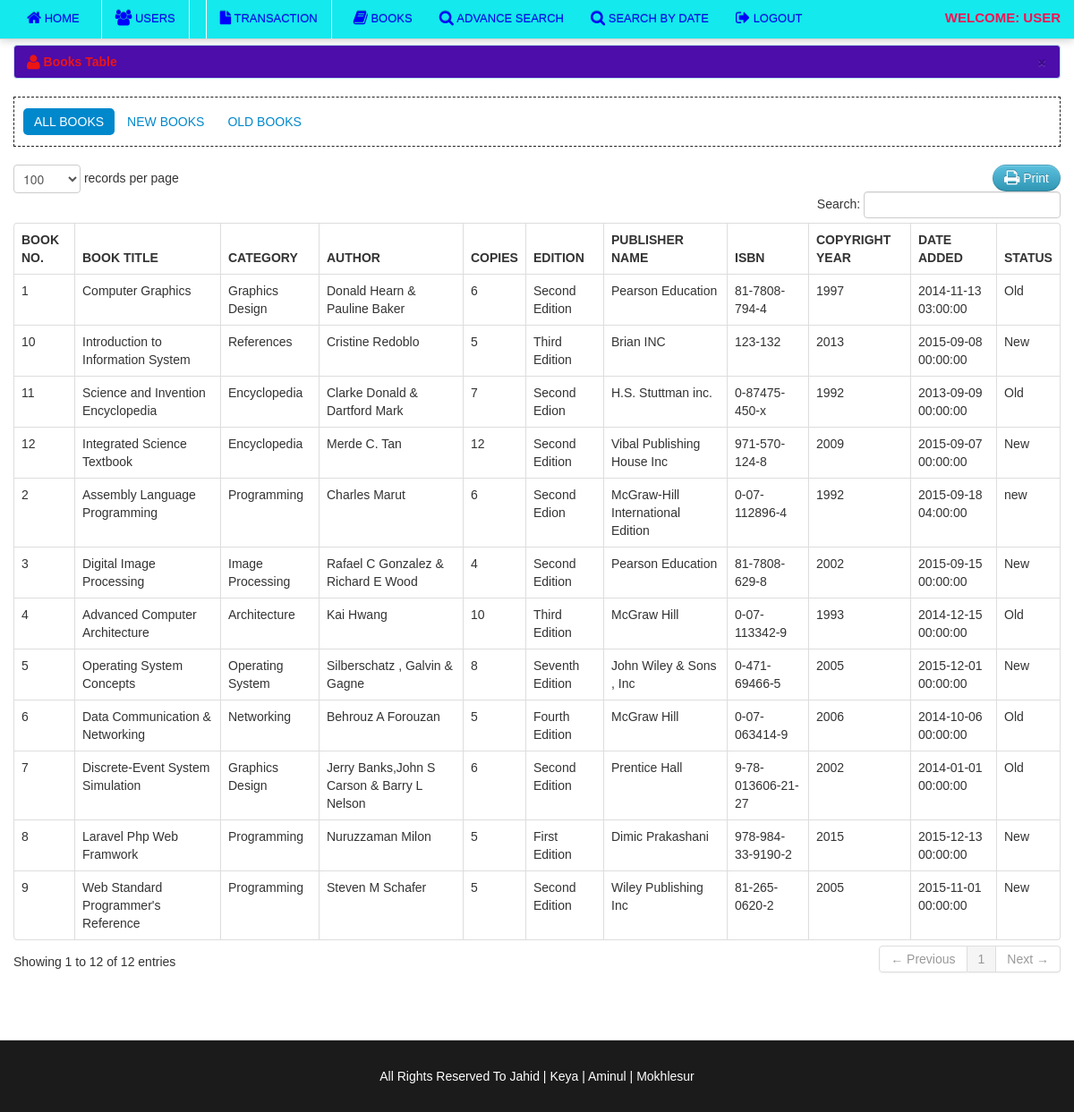
The app's page /member/books.php (signed in) with its own data.
### tables this page shows
CREATE TABLE IF NOT EXISTS `book` (
  `book_id` int(11) NOT NULL,
  `book_title` varchar(100) NOT NULL,
  `category_id` int(50) NOT NULL,
  `author` varchar(50) NOT NULL,
  `book_copies` int(11) NOT NULL,
  `edition` varchar(30) NOT NULL,
  `publisher_name` varchar(100) NOT NULL,
  `isbn` varchar(50) NOT NULL,
  `copyright_year` int(11) NOT NULL,
  `date_added` datetime NOT NULL,
  `status` varchar(30) NOT NULL
);

CREATE TABLE IF NOT EXISTS `category` (
  `category_id` int(11) NOT NULL,
  `classname` varchar(50) DEFAULT NULL
);

### member/books.php (the view, shortened to what this page needs)
<?php include('header.php'); ?>
<?php include('navbar.php'); ?>
    <div class="container">
		<div class="margin-top">
			<div class="row">
			<div class="span12">
			   <div class="alert alert-info">
                                    <button type="button" class="close" data-dismiss="alert">&times;</button>
                                    <strong><i class="icon-user icon-large"></i>&nbsp;Books Table</strong>
                                </div>
								    <ul class="nav nav-pills">
										<li   class="active"><a href="books.php">All Books</a></li>
										<li><a href="new_books.php">New Books</a></li>
										<li><a href="old_books.php">Old Books</a></li>
									</ul>
                            <table cellpadding="0" cellspacing="0" border="0" class="table  table-bordered" id="example">
								<div class="pull-right">
								<a href="" onclick="window.print()" class="btn btn-info"><i class="icon-print icon-large"></i> Print</a>
								</div>
                                <thead>
                                    <tr>
									    <th>Book No.</th>
                                        <th>Book Title</th>
                                        <th>Category</th>
										<th>Author</th>
										<th class="action">copies</th>
										<th>Edition</th>
										<th>Publisher Name</th>
										<th>ISBN</th>
										<th>Copyright Year</th>
										<th>Date Added</th>
										<th>Status</th>
                                    </tr>
                                </thead>
                                <tbody>
                                  <?php
								  $user_query=mysql_query("select * from book ")or die(mysql_error());
									while($row=mysql_fetch_array($user_query)){
									$id=$row['book_id'];
									$cat_id=$row['category_id'];
									$book_copies = $row['book_copies'];
									$borrow_details = mysql_query("select * from borrowdetails where book_id = '$id' and borrow_status = 'pending'");
									$count = mysql_num_rows($borrow_details);
									$total =  $book_copies  -  $count;
											$cat_query = mysql_query("select * from category where category_id = '$cat_id'")or die(mysql_error());
											$cat_row = mysql_fetch_array($cat_query);
									?>
									<tr class="del<?php echo $id ?>">
                                    <td><?php echo $row['book_id']; ?></td>
                                    <td><?php echo $row['book_title']; ?></td>
									<td><?php echo $cat_row ['classname']; ?> </td>
                                    <td><?php echo $row['author']; ?> </td>
                                    <td class="action"><?php echo    $total;   ?> </td>
									<td><?php echo $row['edition']; ?></td>
									 <td><?php echo $row['publisher_name']; ?></td>
									 <td><?php echo $row['isbn']; ?></td>
									 <td><?php echo $row['copyright_year']; ?></td>
									 <td><?php echo $row['date_added']; ?></td>
									 <td><?php echo $row['status']; ?></td>
                                    </tr>
									<?php  }  ?>
                                </tbody>
                            </table>
			</div>
			</div>
		</div>
    </div>
<?php include('footer.php') ?>

### css/docs.css (style rules this page uses)
body { font-family:'TR Century Gothic',Helvetica,Arial,sans-serif !important; }
.btn { border-radius: 25px !important; }
.alert { text-shadow: none; }
.nav-tabs, .nav-pills { border: 1px dashed #222 !important; padding: 10px; }
th { text-transform:uppercase; }
.nav li a { text-transform:uppercase; }
.margin-top { margin-top:50px; }
body { background: url(../img/grid_noise.png); position: relative; }

### css/print.css (style rules this page uses)
.action { display:none; }
th { text-align:left; }
td { text-align:left; border-top:1px solid; padding:2px; }
.btn { display:none; }
.alert { display:none; }
body { font-family:arial; font-size:13px; }
.nav { display:none; }

### records on screen
book: book_id "1", book_title "Computer Graphics", category.classname "Graphics Design", author "Donald Hearn & Pauline Baker", book_copies "6", edition "Second Edition", publisher_name "Pearson Education", isbn "81-7808-794-4", copyright_year "1997", date_added "2014-11-13 03:00:00", status "Old"
book: book_id "2", book_title "Assembly Language Programming", category.classname "Programming", author "Charles Marut", book_copies "6", edition "Second Edion", publisher_name "McGraw-Hill International Edition", isbn "0-07-112896-4", copyright_year "1992", date_added "2015-09-18 04:00:00", status "new"
book: book_id "3", book_title "Digital Image Processing", category.classname "Image Processing", author "Rafael C Gonzalez & Richard E Wood", book_copies "4", edition "Second Edition", publisher_name "Pearson Education", isbn "81-7808-629-8", copyright_year "2002", date_added "2015-09-15 00:00:00", status "New"
book: book_id "4", book_title "Advanced Computer Architecture", category.classname "Architecture", author "Kai Hwang", book_copies "10", edition "Third Edition", publisher_name "McGraw Hill", isbn "0-07-113342-9", copyright_year "1993", date_added "2014-12-15 00:00:00", status "Old"
book: book_id "5", book_title "Operating System Concepts", category.classname "Operating System", author "Silberschatz , Galvin & Gagne", book_copies "8", edition "Seventh Edition", publisher_name "John Wiley & Sons , Inc", isbn "0-471-69466-5", copyright_year "2005", date_added "2015-12-01 00:00:00", status "New"
book: book_id "6", book_title "Data Communication & Networking", category.classname "Networking", author "Behrouz A Forouzan", book_copies "5", edition "Fourth Edition", publisher_name "McGraw Hill", isbn "0-07-063414-9", copyright_year "2006", date_added "2014-10-06 00:00:00", status "Old"
book: book_id "7", book_title "Discrete-Event System Simulation", category.classname "Graphics Design", author "Jerry Banks,John S Carson & Barry L Nelson", book_copies "6", edition "Second Edition", publisher_name "Prentice Hall", isbn "9-78-013606-21-27", copyright_year "2002", date_added "2014-01-01 00:00:00", status "Old"
book: book_id "8", book_title "Laravel Php Web Framwork", category.classname "Programming", author "Nuruzzaman Milon", book_copies "5", edition "First Edition", publisher_name "Dimic Prakashani", isbn "978-984-33-9190-2", copyright_year "2015", date_added "2015-12-13 00:00:00", status "New"
book: book_id "9", book_title "Web Standard Programmer's Reference", category.classname "Programming", author "Steven M Schafer", book_copies "5", edition "Second Edition", publisher_name "Wiley Publishing Inc", isbn "81-265-0620-2", copyright_year "2005", date_added "2015-11-01 00:00:00", status "New"
book: book_id "10", book_title "Introduction to Information System", category.classname "References", author "Cristine Redoblo", book_copies "5", edition "Third Edition", publisher_name "Brian INC", isbn "123-132", copyright_year "2013", date_added "2015-09-08 00:00:00", status "New"
book: book_id "11", book_title "Science and Invention Encyclopedia", category.classname "Encyclopedia", author "Clarke Donald & Dartford Mark", book_copies "7", edition "Second Edion", publisher_name "H.S. Stuttman inc.", isbn "0-87475-450-x", copyright_year "1992", date_added "2013-09-09 00:00:00", status "Old"
book: book_id "12", book_title "Integrated Science Textbook", category.classname "Encyclopedia", author "Merde C. Tan", book_copies "12", edition "Second Edition", publisher_name "Vibal Publishing House Inc", isbn "971-570-124-8", copyright_year "2009", date_added "2015-09-07 00:00:00", status "New"
